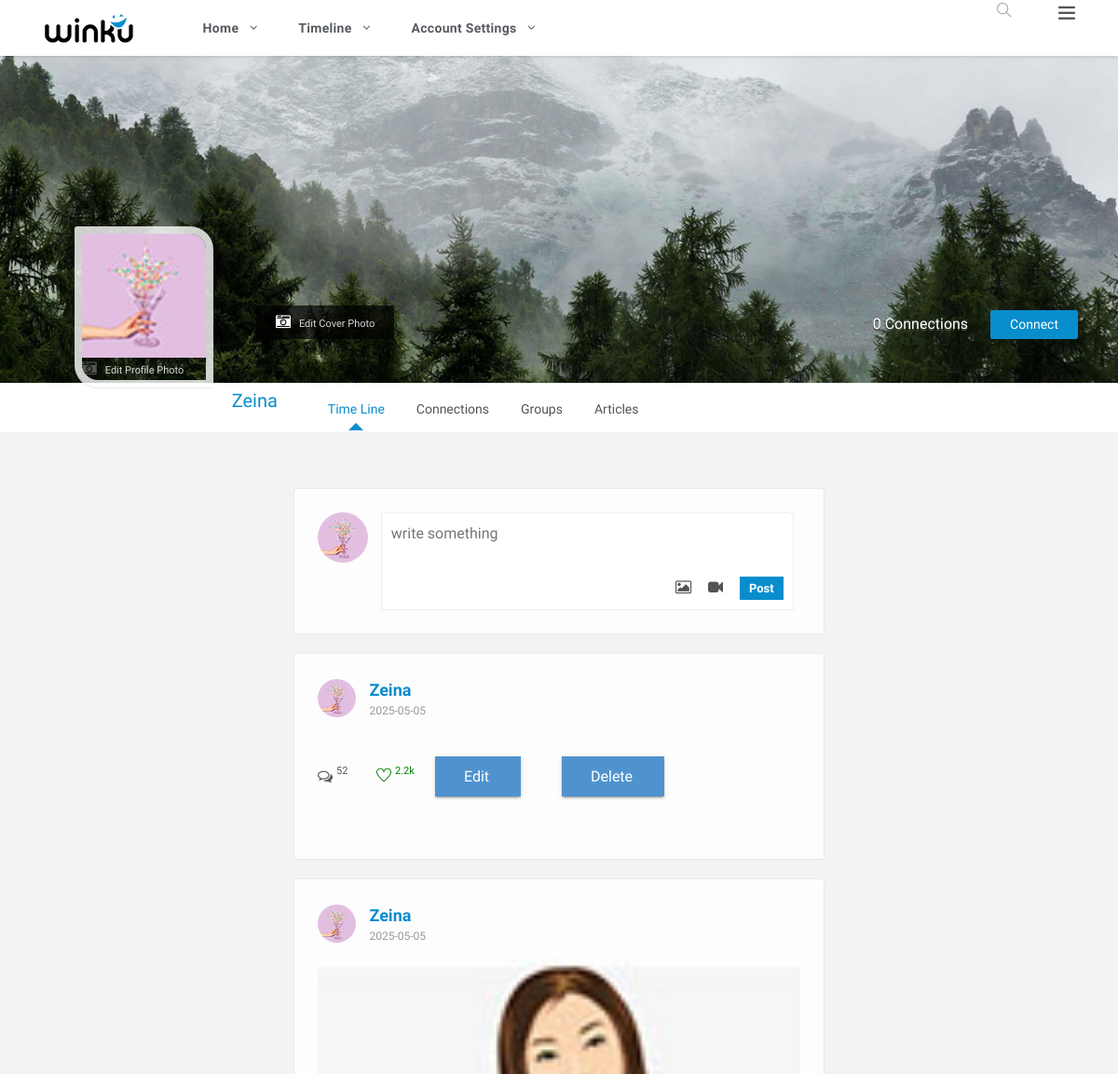
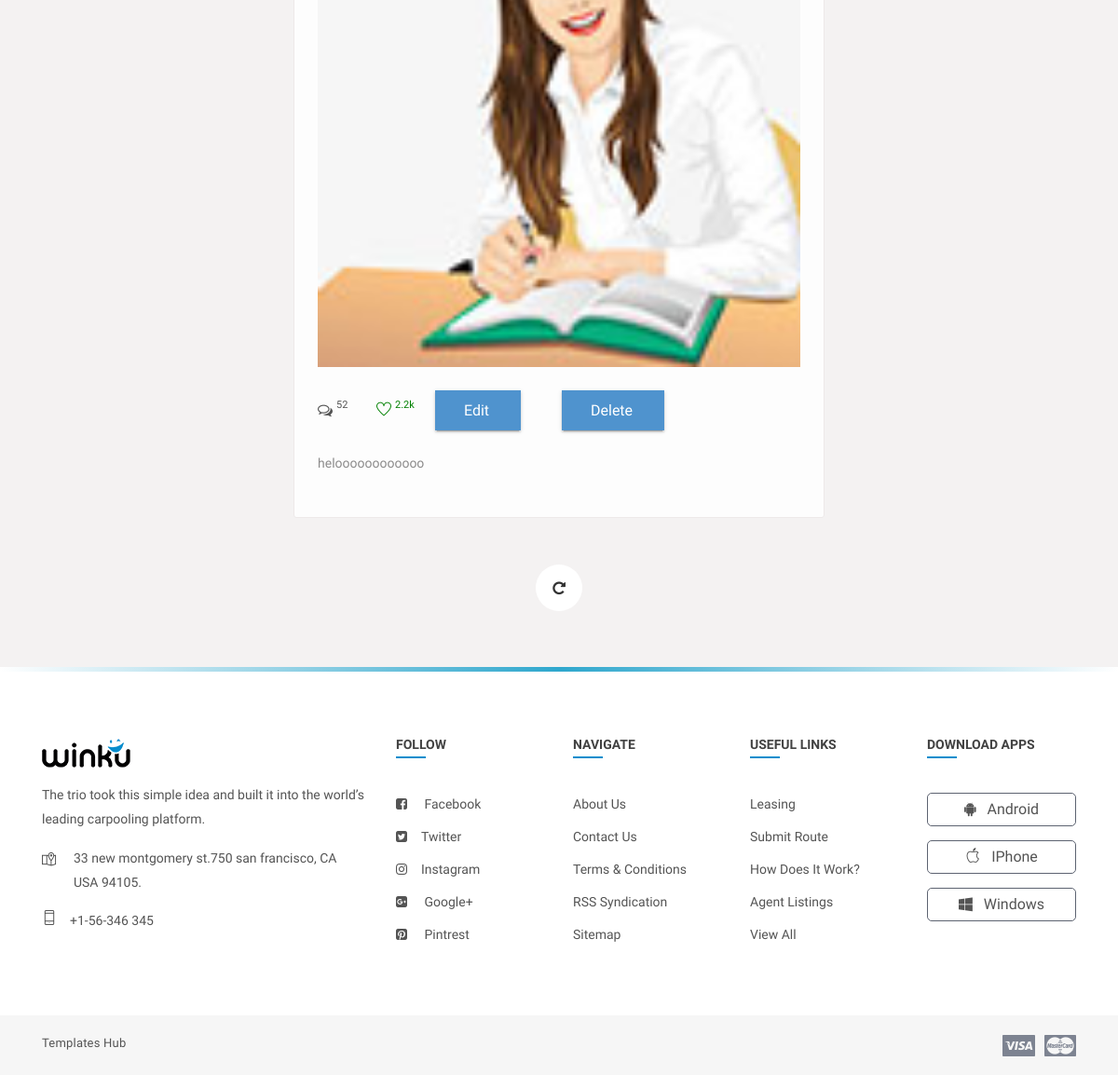
/linkedIn/Views/Timeline/timeline.php (signed in), run on the app's committed database (2 pictures, top to bottom).
### tables this page shows
CREATE TABLE `users` (
  `id` int(11) NOT NULL,
  `name` varchar(50) NOT NULL,
  `username` varchar(50) NOT NULL,
  `email` varchar(50) NOT NULL,
  `password` varchar(50) NOT NULL,
  `createdAt` date NOT NULL DEFAULT current_timestamp(),
  `profilePhoto` varchar(255) NOT NULL,
  `isEmployer` tinyint(1) NOT NULL DEFAULT 0,
  `isPremium` tinyint(1) NOT NULL DEFAULT 0,
  `coverPhoto` varchar(255) NOT NULL DEFAULT '../../Assets/images/resources/timeline-1.jpg',
  `connectionCount` int(11) NOT NULL DEFAULT 0
);

CREATE TABLE `posts` (
  `id` int(11) NOT NULL,
  `content` varchar(255) NOT NULL,
  `imagePath` varchar(255) NOT NULL,
  `createdAt` date NOT NULL DEFAULT current_timestamp(),
  `userId` int(11) NOT NULL
);

### linkedIn/Controllers/DBController.php (called while the page is built, shortened)
<?php
class DBController
{
    public $dbHost = "localhost";
    public $dbUser = "root";
    public $dbPassword = "";
    public $dbName = "linkedin";
    public $connection;
    public function __construct() {
        try {
            $this->connection = new mysqli($this->dbHost, $this->dbUser, $this->dbPassword, $this->dbName);
        } catch (Exception $e) {
            error_log("Error in DBController: " . $e->getMessage());
            throw $e;
        }
    }
    public function openConnection()
    {
        $this->connection = new mysqli($this->dbHost, $this->dbUser, $this->dbPassword, $this->dbName);
        if ($this->connection->connect_error) {
            echo "Error in Connection : " . $this->connection->connect_error;
            return false;
        } else {
            return true;
        }
    }
    public function select($qry)
    {
        $result = $this->connection->query($qry);
        if (!$result) {
            echo "Error : " . mysqli_error($this->connection);
            return false;
        } else {
            return $result->fetch_all(MYSQLI_ASSOC);
        }
    }
}
?>

### linkedIn/Controllers/UserController.php (called while the page is built, shortened)
<?php
require_once '../../Controllers/DBController.php';
class UserController
{
    public function getUser($id)
    {
        $this->db = new DBController();
        if ($this->db->openConnection()) {
            $query = "select * from users where id = $id";
            $result = $this->db->select($query);
            if (count($result) > 0) {
                $user = new User();
                $user->id = $result[0]['id'];
                $user->name = $result[0]['name'];
                $user->email = $result[0]['email'];
                $user->profilePhoto = $result[0]['profilePhoto'];
                $user->username = $result[0]['username'];
                $user->password = $result[0]['password'];
                $user->coverPhoto = '../../Assets/images/resources/timeline-1.jpg';
                $user->connectionCount = $result[0]['connectionCount'];
                $user->isPremium = $result[0]['isPremium'];
                $user->isEmployer = $result[0]['isEmployer'];
                return $user;
            }
            return false;
        }
        return false;
    }
}
?>

### linkedIn/Controllers/PostController.php (called while the page is built, shortened)
<?php
require_once '../../Controllers/DBController.php';
class postController
{
    public function getAllPosts()
    {
        $this->db = new DBController();
        if ($this->db->openConnection()) {
            $query = "SELECT posts.id, posts.content, posts.createdAt ,posts.imagePath,posts.userId ,
                        users.name AS authorName, users.profilePhoto AS authorImage
                FROM posts
                JOIN users ON posts.userId = users.id ORDER BY createdAt DESC";
            return $this->db->select($query);
        } else {
            echo "Error in Database Connection";
            return false;
        }
    }
}

### linkedIn/Views/Timeline/timeline.php (the view, shortened to what this page needs)
<?php
require_once '../../Controllers/PostController.php';
require_once '../../Controllers/UserController.php';
$postController = new postController();
$posts = $postController->getAllPosts();
?>
<!DOCTYPE html>
<html lang="en">
<head>
	<link rel="stylesheet" href="../../Assets/css/main.min.css">
	<link rel="stylesheet" href="../../Assets/css/style.css">
	<link rel="stylesheet" href="../../Assets/css/color.css">
	<link rel="stylesheet" href="../../Assets/css/responsive.css">
</head>
<body>
	<div class="theme-layout">
		<?php require_once '../shared/header.php'; ?>
		<?php require_once '../shared/timelineHeader.php'; ?>
		<section>
			<div class="gap gray-bg">
				<div class="container-fluid">
					<div class="row">
						<div class="col-lg-12">
							<div class="row" id="page-contents">
								<div class="col-lg-3">
								</div>
								<div class="col-lg-6">
									<div class="loadMore">
										<div class="central-meta item">
											<div class="new-postbox">
												<figure>
													<img src="<?php echo $user->profilePhoto?>" alt="">
												</figure>
												<div class="newpst-input">
													<form method="post" action="timeline.php" enctype="multipart/form-data">
														<textarea rows="2" name="content" placeholder="write something"></textarea>
														<div class="attachments">
															<ul>
																<li>
																	<i class="fa fa-image"></i>
																</li>
																<li>
																	<i class="fa fa-video-camera"></i>
																</li>
																<li>
																	<button type="submit">Post</button>
																</li>
															</ul>
														</div>
													</form>
												</div>
											</div>
										</div>
										<?php if (!empty($posts)): ?>
											<?php foreach ($posts as $post): ?>
												<?php if ($post['userId'] == $userId): ?>
														<div class="central-meta item">
															<div class="user-post">
																<div class="friend-info">
																	<figure>
																		<img src="<?php echo $post['authorImage'] ?>" alt="">
																	</figure>
																	<div class="friend-name">
																		<ins><a href="time-line.html" title=""><?php echo htmlspecialchars($post['authorName']); ?></a></ins>
																		<span><?php echo htmlspecialchars($post['createdAt']); ?></span>
																	</div>
																	<div class="post-meta">
																		<img src="<?php echo $post['imagePath'] ?>" alt="">
																		<div class="we-video-info">
																			<ul>
																				<li>
																					<span class="comment" data-toggle="tooltip" title="Comments">
																						<i class="fa fa-comments-o"></i>
																						<ins>52</ins>
																					</span>
																				</li>
																				<li>
																					<span class="like" data-toggle="tooltip" title="like">
																						<i class="ti-heart"></i>
																						<ins>2.2k</ins>
																					</span>
																				</li>
																				<li>
																					<form method="GET" action="editPost.php">
																						<button type="submit" class="mtr-btn"><span>Edit</span></button>
																					</form>
																				</li>
																				<li>
																					<form method="GET" action="deletePost.php">
																						<button type="submit" class="mtr-btn"><span>Delete</span></button>
																					</form>
																				</li>
																			</ul>
																		</div>
																		<div class="description">
																			<p>
																				<?php echo htmlspecialchars($post['content']); ?>
																			</p>
																		</div>
																	</div>
																</div>
															</div>
														</div>
												<?php endif; ?>
											<?php endforeach; ?>
										<?php else: ?>
											<p>No posts found.</p>
										<?php endif; ?>
									</div>
								</div>
							</div>
						</div>
					</div>
				</div>
			</div>
		</section>
		<?php require_once '../shared/footer.php'; ?>
</body>
</html>

### linkedIn/Views/shared/timelineHeader.php (shortened to what this page needs)
<section>
	<div class="feature-photo">
		<figure><img src="<?php echo $user->coverPhoto ?>" alt=""></figure>
		<div class="add-btn">
			<span><?php echo $user->connectionCount; ?> Connections  </span>
			<a href="#" title="" data-ripple="">Connect</a>
		</div>
		<form class="edit-phto">
			<i class="fa fa-camera-retro"></i>
			<label class="fileContainer">
				Edit Cover Photo
			</label>
		</form>
		<div class="container-fluid">
			<div class="row merged">
				<div class="col-lg-2 col-sm-3">
					<div class="user-avatar">
						<figure>
							<img src="<?php echo $user->profilePhoto ?>" alt="">
							<form method="post" action="../profile/upload.php" enctype="multipart/form-data">
								<i class="fa fa-camera-retro"></i>
								<label class="fileContainer">
									Edit Profile Photo
								</label>
							</form>
						</figure>
					</div>
				</div>
				<div class="col-lg-10 col-sm-9">
					<div class="timeline-info">
						<ul>
							<li class="admin-name">
								<h5><?php echo $user->name ?></h5>
							</li>
							<li>
								<a class="active" href="../Timeline/timeline.php" title="" data-ripple="">time line</a>
								<a class="" href="../Timeline/timeline-friends.php" title="" data-ripple="">Connections</a>
								<a class="" href="../Group/leaveGroup.php" title="" data-ripple="">Groups</a>
								<a class="" href="../Article/Article.php" title="" data-ripple="">Articles</a>
							</li>
						</ul>
					</div>
				</div>
			</div>
		</div>
	</div>
</section>

### linkedIn/Assets/css/color.css (style rules this page uses)
.product-carousel .owl-nav .owl-prev::before, .product-carousel .owl-nav .owl-next::before, .product-caro .owl-prev:hover:before, .product-caro .owl-next:hover:before, .log-reg-area form .forgot-pwd, .log-reg-area form .already-have, .log-reg-area > p a, .top-area > ul > li > a > span, .timeline-info > ul li a.active, .timeline-info > ul li a:hover, .dropdowns > a.more-mesg, .activity-meta > h6 a, .activity-meta > span a:hover, .friend-name > ins, .description > p a, .we-reply, .sidebar .widget li:hover > a, .sidebar .widget li:hover > i, .friend-meta > a, .user-setting > a:hover, .we-comet li a.showmore, .twiter-feed > li p a, .tutor-links > li i, .tutor-links > li:hover, .pepl-info > span, .page-meta > a, .frnds .nav-tabs .nav-item a.active, .f-title i, #work > div a, .basics > li i, .education > li i, .groups > span i, a.forgot-pwd, .friend-meta > h4 a:hover, .x_title > h2, .post-meta .detail > span, .add-btn > a:hover, .top-area > ul.main-menu > li > ul li a:hover, .dropdowns.active > a i, .user-setting > a i, .form-group input.form-file ~ .control-label, .form-group input.has-value ~ .control-label, .form-group input:focus ~ .control-label, .form-group input:valid ~ .control-label, .form-group select ~ .control-label, .form-group textarea.form-file ~ .control-label, .form-group textarea.has-value ~ .control-label, .form-group textarea:focus ~ .control-label, .form-group textarea:valid ~ .control-label, .flaged > h3, .invition .friend-meta a.invite:hover, .more-optns > ul li:hover, .post-title > h4 a:hover, .post-title .p-date a:hover, .l-post .l-post-meta > h4 a:hover, .read:hover, blockquote, .tags > a:hover, .comment-titles > span, .help-list > ul li a:hover i, .carrer-title > h2 > span, .carrer-title > span a, .open-position > h4 a:hover, .option-set.icon-style > li > a.selected, .category-box > i, .getquot-baner > a, .branches-box > ul li i, .help-topic-result > h2 a:hover, .product-name > h5 a:hover, .full-postmeta .shopnow, .prices.style2 ins span, .single-btn > li > a.active, .total-box > ul > li.final-total, .logout-meta > p a, .forum-list table tbody tr td i, .forum-list table tbody tr td a, .widget ul.recent-topics > li > i, .date-n-reply > a, .topic-data > span, .help-list > ul li a:hover, .employer-info h2, .job-detail > ul li i, .company-intro > a { color: #088dcd; }
#nprogress .bar, .timeline-info > ul li a::before, .add-btn > a, .activitiez > li::before, form button, .colla-apps > li a:hover, a.underline:before, .setting-row input:checked + label, .user-avatar:hover .edit-phto, .error-meta > a, .color-bg, .add-butn, .nav.nav-tabs.likes-btn > li a.active, a.dislike-btn, .drop > a:hover, .btn-view.btn-load-more:hover, .accordion .card h5 button[aria-expanded="true"], .chat-head, .f-page > figure em, .inbox-panel-head > ul > li > a, .nav-tabs--left .nav-link.active, .nav-tabs--left .nav-link.active:hover, footer .widget-title h4::before, #topcontrol, .sidebar .widget-title::before, .f-title::before, .g-post-classic > figure > i::after, .purify > a, .help-list > a:hover, .open-position::before, .info > a, .category-box:hover, .category-box.selected, a.main-btn, .section-heading::before, .getquot-baner, .more-branches > h4::before, .is-helpful > a, .cart-optionz > li > a:hover, .paginationz > li a:hover, .paginationz > li a.active, .shopping-cart, a.btn2:hover, .form-submit > input[type="submit"], button.submit-checkout, .delete-cart:hover, .proceed .button, .amount-area .update-cart, a.addnewforum, .apply-bttons > a { background: #088dcd; }
.timeline-info > ul li a:after { border-bottom-color: #088dcd; }

### linkedIn/Assets/css/responsive.css (style rules this page uses)
@media screen and (max-width: 1281px) and (min-width: 1024px) { .timeline-info { line-height: 51px; } }
@media screen and (max-width: 1281px) and (min-width: 1024px) { .timeline-info .admin-name > h5 { font-size: 20px; } }
@media screen and (max-width: 1281px) and (min-width: 1024px) { .user-avatar { width: 80.2% } }

### data on the page
users: connectionCount "0", profilePhoto (picture), name "Zeina"
posts: userId.profilePhoto (picture), userId.name "Zeina", createdAt "2025-05-05"
posts: userId.profilePhoto (picture), userId.name "Zeina", createdAt "2025-05-05", imagePath (picture), content "heloooooooooooo"
